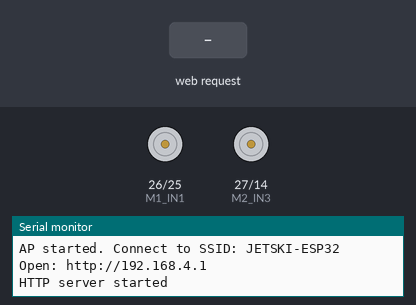
A sketch run on a simulated ESP32. On the bench: motor-driver pin pairs drawn as motors (green arrow = first pin HIGH = forward, orange = second pin HIGH = backward, longer = more drive), the last lines printed to the serial monitor. The inputs (shaded band) are chosen by the test bench. WiFi joins after 1.5 s; servers stay silent unless stated.

Above: at 1.2 s.
1.3 s: HTTP request GET /cmd?d=forward received
At 2.2 s:
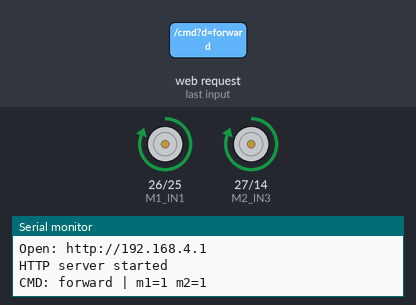
4.3 s: HTTP request GET /cmd?d=backward received
At 5.5 s:
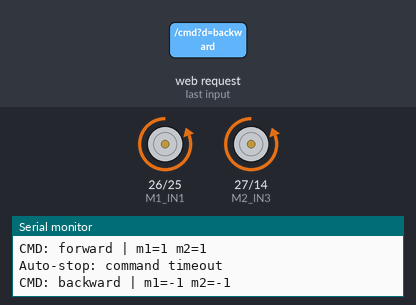
7.3 s: HTTP request GET /cmd?d=left received
At 8.0 s:
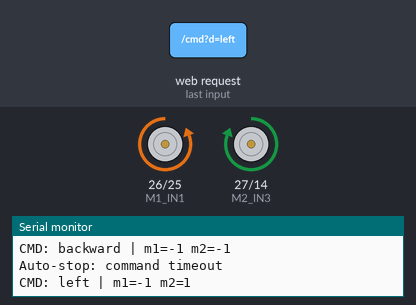
10.3 s: HTTP request GET /cmd?d=right received
At 11.5 s:
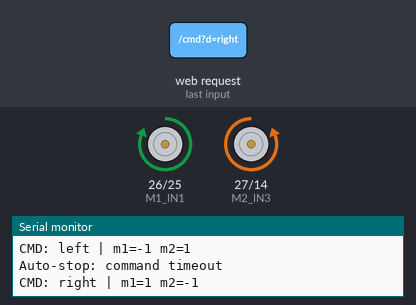
Timing chart, 0 to 13.3 s (numbered marks = the images above; inputs shaded):
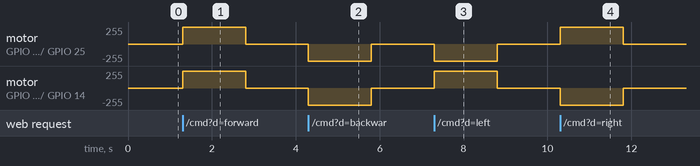

Measured:
- after the input at 1.3 s, motor on GPIO 26 (M1_IN1) / GPIO 25 (M1_IN2), motor on GPIO 27 (M2_IN3) / GPIO 14 (M2_IN4): stopped → forward 255/255 at once, → stopped 1.5 s later
- after the input at 4.3 s, motor on GPIO 26 (M1_IN1) / GPIO 25 (M1_IN2), motor on GPIO 27 (M2_IN3) / GPIO 14 (M2_IN4): stopped → backward 255/255 at once, → stopped 1.5 s later
- after the input at 7.3 s, motor on GPIO 26 (M1_IN1) / GPIO 25 (M1_IN2): stopped → backward 255/255 at once, → stopped 1.5 s later; motor on GPIO 27 (M2_IN3) / GPIO 14 (M2_IN4): stopped → forward 255/255 at once, → stopped 1.5 s later
- after the input at 10.3 s, motor on GPIO 26 (M1_IN1) / GPIO 25 (M1_IN2): stopped → forward 255/255 at once, → stopped 1.5 s later; motor on GPIO 27 (M2_IN3) / GPIO 14 (M2_IN4): stopped → backward 255/255 at once, → stopped 1.5 s later

The sketch:

WIFI-SKI.ino
```cpp
#include <WiFi.h>
#include <WebServer.h>

// Access Point credentials (change these before use)
const char *AP_SSID = "JETSKI-ESP32";
const char *AP_PASS = "jetski123";

// Pin mapping from your wiring list
// NOTE: Your list uses "EN2" on GPIO25. Set M1_SECOND_PIN_IS_ENABLE to true
// only if GPIO25 is actually wired to L298N ENA/ENB instead of IN2.
const int M1_IN1 = 26;
const int M1_IN2 = 25;
const int M2_IN3 = 27;
const int M2_IN4 = 14;
const bool M1_SECOND_PIN_IS_ENABLE = false;

WebServer server(80);

unsigned long lastCommandMs = 0;
const unsigned long COMMAND_TIMEOUT_MS = 1500;  // Auto-stop if no command received
bool isMoving = false;
int m1State = 0;
int m2State = 0;

void setMotor1(int dir) {
  // dir: 1 forward, -1 backward, 0 stop
  if (M1_SECOND_PIN_IS_ENABLE) {
    // Enable-pin mode: direction reverse is not possible with this wiring.
    if (dir > 0) {
      digitalWrite(M1_IN1, HIGH);
      digitalWrite(M1_IN2, HIGH);
      m1State = 1;
    } else if (dir < 0) {
      digitalWrite(M1_IN1, LOW);
      digitalWrite(M1_IN2, LOW);
      m1State = 0;
      Serial.println("WARN: Motor1 reverse ignored in enable-pin mode. Rewire GPIO25 to IN2 for reverse.");
    } else {
      digitalWrite(M1_IN1, LOW);
      digitalWrite(M1_IN2, LOW);
      m1State = 0;
    }
  } else {
    if (dir > 0) {
      digitalWrite(M1_IN1, HIGH);
      digitalWrite(M1_IN2, LOW);
    } else if (dir < 0) {
      digitalWrite(M1_IN1, LOW);
      digitalWrite(M1_IN2, HIGH);
    } else {
      digitalWrite(M1_IN1, LOW);
      digitalWrite(M1_IN2, LOW);
    }
    m1State = dir;
  }
}

void setMotor2(int dir) {
  // dir: 1 forward, -1 backward, 0 stop
  if (dir > 0) {
    digitalWrite(M2_IN3, HIGH);
    digitalWrite(M2_IN4, LOW);
  } else if (dir < 0) {
    digitalWrite(M2_IN3, LOW);
    digitalWrite(M2_IN4, HIGH);
  } else {
    digitalWrite(M2_IN3, LOW);
    digitalWrite(M2_IN4, LOW);
  }
  m2State = dir;
}

void stopAll() {
  setMotor1(0);
  setMotor2(0);
  isMoving = false;
}

void driveCommand(const String &cmd) {
  if (cmd == "forward") {
    setMotor1(1);
    setMotor2(1);
    isMoving = true;
  } else if (cmd == "backward") {
    setMotor1(-1);
    setMotor2(-1);
    isMoving = true;
  } else if (cmd == "left") {
    setMotor1(-1);
    setMotor2(1);
    isMoving = true;
  } else if (cmd == "right") {
    setMotor1(1);
    setMotor2(-1);
    isMoving = true;
  } else if (cmd == "m1f") {
    setMotor1(1);
    isMoving = true;
  } else if (cmd == "m1b") {
    setMotor1(-1);
    isMoving = true;
  } else if (cmd == "m1s") {
    setMotor1(0);
  } else if (cmd == "m2f") {
    setMotor2(1);
    isMoving = true;
  } else if (cmd == "m2b") {
    setMotor2(-1);
    isMoving = true;
  } else if (cmd == "m2s") {
    setMotor2(0);
  } else {
    stopAll();
    return;
  }

  // Track movement via state vars instead of reading back output pins.
  isMoving = (m1State != 0 || m2State != 0);
  lastCommandMs = millis();

  Serial.print("CMD: ");
  Serial.print(cmd);
  Serial.print(" | m1=");
  Serial.print(m1State);
  Serial.print(" m2=");
  Serial.println(m2State);
}

const char INDEX_HTML[] PROGMEM = R"rawliteral(
<!doctype html>
<html lang="en">
<head>
  <meta charset="utf-8">
  <meta name="viewport" content="width=device-width,initial-scale=1">
  <title>DIY JetSki Control</title>
  <style>
    :root {
      --sea-deep: #083344;
      --sea: #0e7490;
      --foam: #ecfeff;
      --sun: #f59e0b;
      --coral: #ef4444;
      --lime: #22c55e;
      --panel: #ffffffee;
      --ink: #0f172a;
    }

    * { box-sizing: border-box; }

    body {
      margin: 0;
      min-height: 100vh;
      font-family: "Segoe UI Variable", "Bahnschrift", "Trebuchet MS", sans-serif;
      color: var(--ink);
      background:
        radial-gradient(circle at 15% 20%, #67e8f9aa 0 18%, transparent 30%),
        radial-gradient(circle at 85% 10%, #fde68aaa 0 16%, transparent 28%),
        linear-gradient(160deg, var(--sea-deep), var(--sea));
      display: grid;
      place-items: center;
      padding: 16px;
    }

    .card {
      width: min(720px, 100%);
      background: var(--panel);
      backdrop-filter: blur(6px);
      border-radius: 22px;
      padding: 18px;
      box-shadow: 0 12px 28px #0000002e;
      animation: rise 420ms ease-out;
    }

    @keyframes rise {
      from { transform: translateY(10px); opacity: 0; }
      to { transform: translateY(0); opacity: 1; }
    }

    h1 {
      margin: 0 0 6px;
      font-size: clamp(1.4rem, 2.8vw, 2rem);
      letter-spacing: 0.04em;
      text-transform: uppercase;
    }

    .sub {
      margin: 0 0 14px;
      font-size: 0.95rem;
      opacity: 0.8;
    }

    .status {
      display: inline-block;
      margin-bottom: 14px;
      font-weight: 700;
      padding: 7px 11px;
      border-radius: 999px;
      background: #dbeafe;
      transition: background 160ms ease;
    }

    .status.live { background: #dcfce7; }
    .status.warn { background: #fee2e2; }

    .grid {
      display: grid;
      grid-template-columns: 1fr 1fr;
      gap: 14px;
    }

    .pad, .fine {
      background: #f8fafc;
      border: 1px solid #e2e8f0;
      border-radius: 16px;
      padding: 12px;
    }

    .dpad {
      display: grid;
      gap: 10px;
      grid-template-columns: repeat(3, minmax(58px, 1fr));
      justify-items: stretch;
    }

    .wide { grid-column: 1 / span 3; }

    button {
      border: 0;
      border-radius: 12px;
      min-height: 52px;
      font-size: 1rem;
      font-weight: 700;
      color: white;
      cursor: pointer;
      transition: transform 80ms ease, filter 120ms ease;
    }

    button:active { transform: translateY(1px) scale(0.99); }

    .go { background: linear-gradient(135deg, #0ea5e9, #0284c7); }
    .turn { background: linear-gradient(135deg, #f59e0b, #d97706); }
    .back { background: linear-gradient(135deg, #ef4444, #dc2626); }
    .stop { background: linear-gradient(135deg, #334155, #0f172a); }
    .motor1 { background: linear-gradient(135deg, #22c55e, #16a34a); }
    .motor2 { background: linear-gradient(135deg, #a855f7, #7e22ce); }

    .row {
      display: grid;
      grid-template-columns: repeat(3, 1fr);
      gap: 8px;
      margin-top: 8px;
    }

    h2 {
      margin: 0 0 8px;
      font-size: 1.05rem;
      letter-spacing: 0.02em;
    }

    .hint {
      margin-top: 12px;
      font-size: 0.85rem;
      opacity: 0.75;
    }

    @media (max-width: 720px) {
      .grid { grid-template-columns: 1fr; }
    }
  </style>
</head>
<body>
  <main class="card">
    <h1>DIY JetSki Control</h1>
    <p class="sub">Connected directly to your ESP32 Wi-Fi hotspot</p>
    <div id="status" class="status">Status: idle</div>

    <section class="grid">
      <div class="pad">
        <h2>Drive</h2>
        <div class="dpad">
          <div></div>
          <button class="go" data-cmd="forward">Forward</button>
          <div></div>

          <button class="turn" data-cmd="left">Left</button>
          <button class="stop" data-cmd="stop">Stop</button>
          <button class="turn" data-cmd="right">Right</button>

          <div></div>
          <button class="back" data-cmd="backward">Backward</button>
          <div></div>

          <button class="stop wide" data-cmd="stop">Emergency Stop</button>
        </div>
      </div>

      <div class="fine">
        <h2>Motor 1 (Left)</h2>
        <div class="row">
          <button class="motor1" data-cmd="m1f">M1 Fwd</button>
          <button class="motor1" data-cmd="m1s">M1 Stop</button>
          <button class="motor1" data-cmd="m1b">M1 Rev</button>
        </div>

        <h2 style="margin-top:12px">Motor 2 (Right)</h2>
        <div class="row">
          <button class="motor2" data-cmd="m2f">M2 Fwd</button>
          <button class="motor2" data-cmd="m2s">M2 Stop</button>
          <button class="motor2" data-cmd="m2b">M2 Rev</button>
        </div>

        <p class="hint">Tip: if direction is reversed, swap that motor's two wires on L298N output.</p>
      </div>
    </section>
  </main>

  <script>
    const statusEl = document.getElementById('status');

    async function send(cmd) {
      try {
        const r = await fetch(`/cmd?d=${encodeURIComponent(cmd)}`, { cache: 'no-store' });
        const text = await r.text();
        statusEl.textContent = `Status: ${text}`;
        statusEl.className = 'status ' + (cmd === 'stop' ? 'warn' : 'live');
      } catch (e) {
        statusEl.textContent = 'Status: connection error';
        statusEl.className = 'status warn';
      }
    }

    document.querySelectorAll('button[data-cmd]').forEach((btn) => {
      btn.addEventListener('click', () => send(btn.dataset.cmd));
    });
  </script>
</body>
</html>
)rawliteral";

void handleRoot() {
  server.send_P(200, "text/html", INDEX_HTML);
}

void handleCmd() {
  if (!server.hasArg("d")) {
    server.send(400, "text/plain", "missing command");
    return;
  }

  String cmd = server.arg("d");
  cmd.toLowerCase();
  driveCommand(cmd);
  server.send(200, "text/plain", cmd);
}

void handleNotFound() {
  server.send(404, "text/plain", "Not Found");
}

void setup() {
  Serial.begin(115200);

  pinMode(M1_IN1, OUTPUT);
  pinMode(M1_IN2, OUTPUT);
  pinMode(M2_IN3, OUTPUT);
  pinMode(M2_IN4, OUTPUT);
  stopAll();

  WiFi.mode(WIFI_AP);
  bool started = WiFi.softAP(AP_SSID, AP_PASS);

  if (!started) {
    Serial.println("Failed to start AP");
  } else {
    Serial.print("AP started. Connect to SSID: ");
    Serial.println(AP_SSID);
    Serial.print("Open: http://");
    Serial.println(WiFi.softAPIP());
  }

  server.on("/", handleRoot);
  server.on("/cmd", handleCmd);
  server.on("/status", []() {
    String status = "m1=" + String(m1State) + ",m2=" + String(m2State) + ",moving=" + String(isMoving ? "1" : "0");
    server.send(200, "text/plain", status);
  });
  server.onNotFound(handleNotFound);
  server.begin();
  Serial.println("HTTP server started");
}

void loop() {
  server.handleClient();

  if (isMoving && (millis() - lastCommandMs > COMMAND_TIMEOUT_MS)) {
    stopAll();
    Serial.println("Auto-stop: command timeout");
  }
}
```
